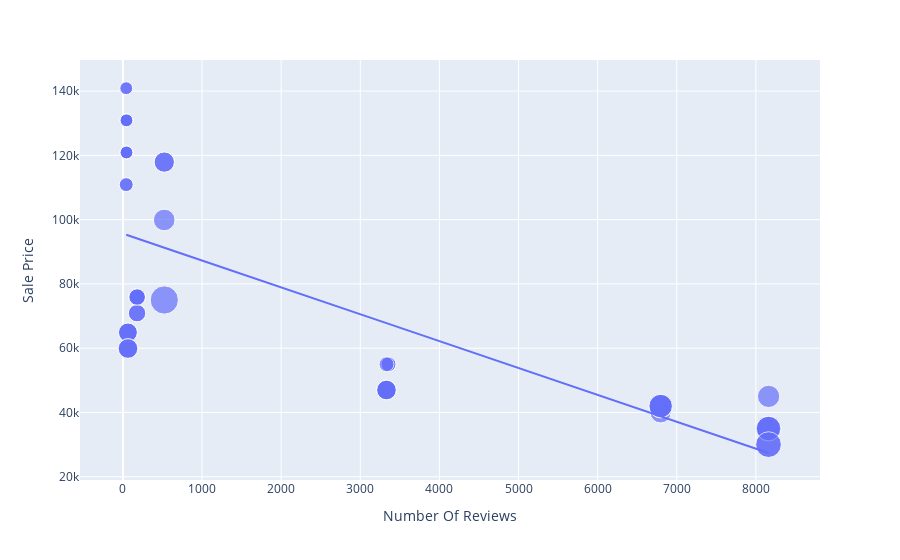

Write notebook code for a chart like this one.
### Markdown cell above
WHAT IS THE RELATIONSHIP BETWEEN THE SALE PEICE OF IPHONES AND THE NUMBER OF TARINGS ON FLIPKART

### Code cell
figure = px.scatter(data_frame=df,x = "Number Of Reviews",y= "Sale Price",size="Discount Percentage",trendline="ols")
figure.show()

### Figure 1 — Plotly figure (JSON) as saved in the notebook; plotly's stock layout.template omitted (floating-point values rounded to 4 significant figures)
{"data": [{"hovertemplate": "Number Of Reviews=%{x}<br>Sale Price=%{y}<br>Discount Percentage=%{marker.size}<extra></extra>", "legendgroup": "", "marker": {"color": "#636efa", "size": [0, 0, 0, 0, 0, 0, 0, 0, 0, 20, 16, 20, 20, 20, 0, 0, 0, 0, 29, 15, 0, 15, 17, 18, 6, 6, 13, 6, 14, 10, 7, 6, 6, 13, 13, 10, 10, 6, 14, 6, 10, 6, 11, 11, 10, 14, 7, 6, 6, 6, 8, 8, 24, 22, 22, 22, 8, 24, 14, 14, 14, 14], "sizemode": "area", "sizeref": 0.0725, "symbol": "circle"}, "mode": "markers", "name": "", "orientation": "v", "showlegend": false, "type": "scatter", "x": [356, 356, 356, 794, 794, 356, 356, 794, 149, 6796, 6796, 6804, 6796, 6796, 101, 101, 101, 101, 523, 523, 101, 523, 522, 8161, 42, 45, 64, 42, 64, 180, 42, 45, 45, 63, 63, 180, 180, 45, 64, 45, 178, 42, 180, 178, 180, 64, 42, 45, 45, 45, 3357, 3357, 8154, 8161, 8154, 8161, 3331, 8161, 3331, 3331, 3331, 3331], "xaxis": "x", "y": [49900, 84900, 84900, 77000, 77000, 49900, 49900, 77000, 89900, 41999, 39999, 41999, 41999, 41999, 131900, 117100, 131900, 117100, 74999, 117900, 117100, 117900, 99900, 44999, 140900, 130900, 64900, 120900, 59900, 75900, 110900, 130900, 120900, 64900, 64900, 75900, 75900, 120900, 59900, 120900, 75900, 140900, 70900, 70900, 75900, 59900, 110900, 120900, 130900, 130900, 54999, 54999, 29999, 34999, 34999, 34999, 54999, 29999, 46999, 46999, 46999, 46999], "yaxis": "y"}, {"hovertemplate": "<b>OLS trendline</b><br>Sale Price = -8.36206 * Number Of Reviews + 95641.3<br>R<sup>2</sup>=0.484457<br><br>Number Of Reviews=%{x}<br>Sale Price=%{y} <b>(trend)</b><extra></extra>", "legendgroup": "", "marker": {"color": "#636efa", "symbol": "circle"}, "mode": "lines", "name": "", "showlegend": false, "type": "scatter", "x": [42, 42, 42, 42, 42, 45, 45, 45, 45, 45, 45, 45, 45, 63, 63, 64, 64, 64, 64, 101, 101, 101, 101, 101, 149, 178, 178, 180, 180, 180, 180, 180, 356, 356, 356, 356, 356, 522, 523, 523, 523, 794, 794, 794, 3331, 3331, 3331, 3331, 3331, 3357, 3357, 6796, 6796, 6796, 6796, 6804, 8154, 8154, 8161, 8161, 8161, 8161], "xaxis": "x", "y": [95290.0, 95290.0, 95290.0, 95290.0, 95290.0, 95270.0, 95270.0, 95270.0, 95270.0, 95270.0, 95270.0, 95270.0, 95270.0, 95110.0, 95110.0, 95110.0, 95110.0, 95110.0, 95110.0, 94800.0, 94800.0, 94800.0, 94800.0, 94800.0, 94400.0, 94150.0, 94150.0, 94140.0, 94140.0, 94140.0, 94140.0, 94140.0, 92660.0, 92660.0, 92660.0, 92660.0, 92660.0, 91280.0, 91270.0, 91270.0, 91270.0, 89000.0, 89000.0, 89000.0, 67790.0, 67790.0, 67790.0, 67790.0, 67790.0, 67570.0, 67570.0, 38810.0, 38810.0, 38810.0, 38810.0, 38750.0, 27460.0, 27460.0, 27400.0, 27400.0, 27400.0, 27400.0], "yaxis": "y"}], "layout": {"legend": {"itemsizing": "constant", "tracegroupgap": 0}, "margin": {"t": 60}, "xaxis": {"anchor": "y", "domain": [0, 1], "title": {"text": "Number Of Reviews"}}, "yaxis": {"anchor": "x", "domain": [0, 1], "title": {"text": "Sale Price"}}}}
